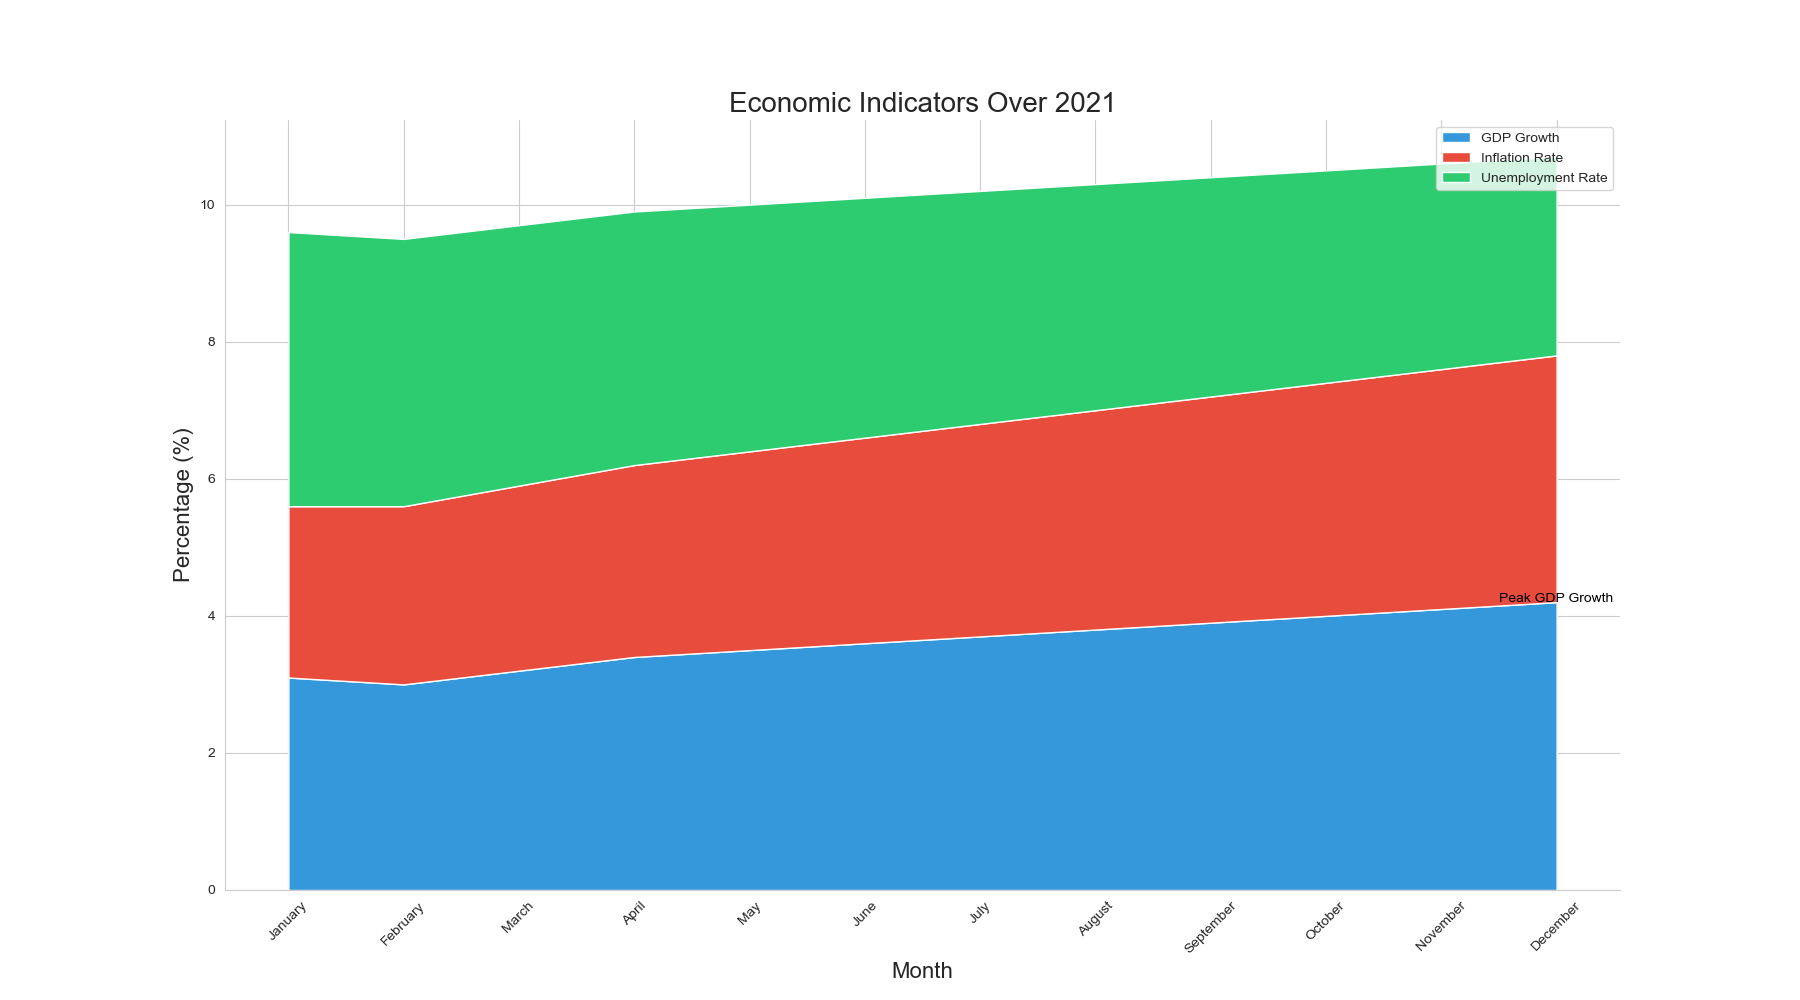

Source code (Python):

import pandas as pd
import seaborn as sns
import matplotlib.pyplot as plt

# Data in a Pandas DataFrame
data = pd.DataFrame({
    'Month': ['January', 'February', 'March', 'April', 'May', 'June',
              'July', 'August', 'September', 'October', 'November', 'December'],
    'GDP Growth': [3.1, 3.0, 3.2, 3.4, 3.5, 3.6, 
                   3.7, 3.8, 3.9, 4.0, 4.1, 4.2],
    'Inflation Rate': [2.5, 2.6, 2.7, 2.8, 2.9, 3.0,
                       3.1, 3.2, 3.3, 3.4, 3.5, 3.6],
    'Unemployment Rate': [4.0, 3.9, 3.8, 3.7, 3.6, 3.5,
                          3.4, 3.3, 3.2, 3.1, 3.0, 2.9]
})

# Transform data for stacked area plot
data = data.set_index('Month')
data.index = pd.CategoricalIndex(data.index, 
                                 categories=['January', 'February', 'March', 'April', 'May', 'June',
                                             'July', 'August', 'September', 'October', 'November', 'December'], 
                                 ordered=True)
data = data.sort_index()

# Stacked area plot
plt.figure(figsize=(18, 10))
sns.set_style("whitegrid")

# Define colors for each category
colors = ["#3498db", "#e74c3c", "#2ecc71"]

# Generating the stacked areas
plt.stackplot(data.index, data['GDP Growth'], data['Inflation Rate'], data['Unemployment Rate'], labels=['GDP Growth', 'Inflation Rate', 'Unemployment Rate'], colors=colors)

# Aesthetics
plt.title('Economic Indicators Over 2021', fontsize=20)
plt.ylabel('Percentage (%)', fontsize=16)
plt.xlabel('Month', fontsize=16)
plt.xticks(rotation=45)
plt.legend(loc='upper right')

# Annotating a specific data point
plt.text('December', 4.2, 'Peak GDP Growth', horizontalalignment='center', color='black')

# Show plot
sns.despine()
plt.show()
